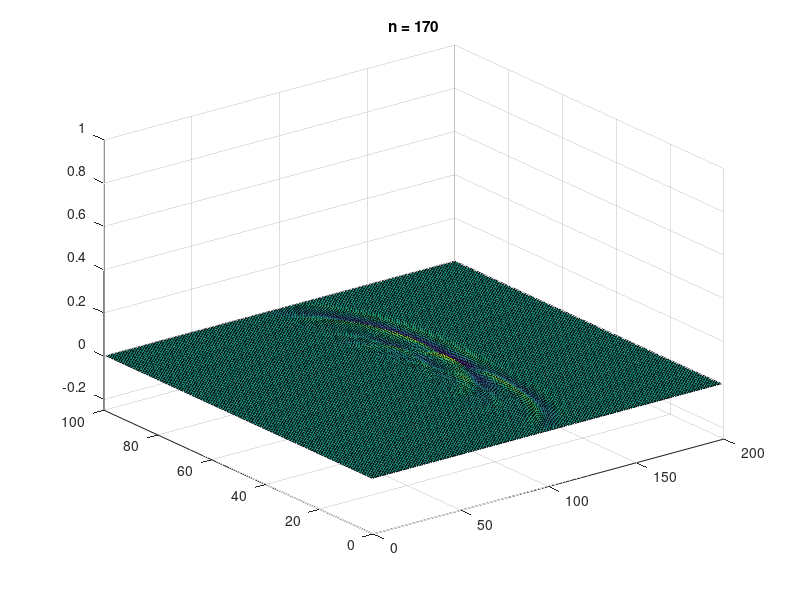
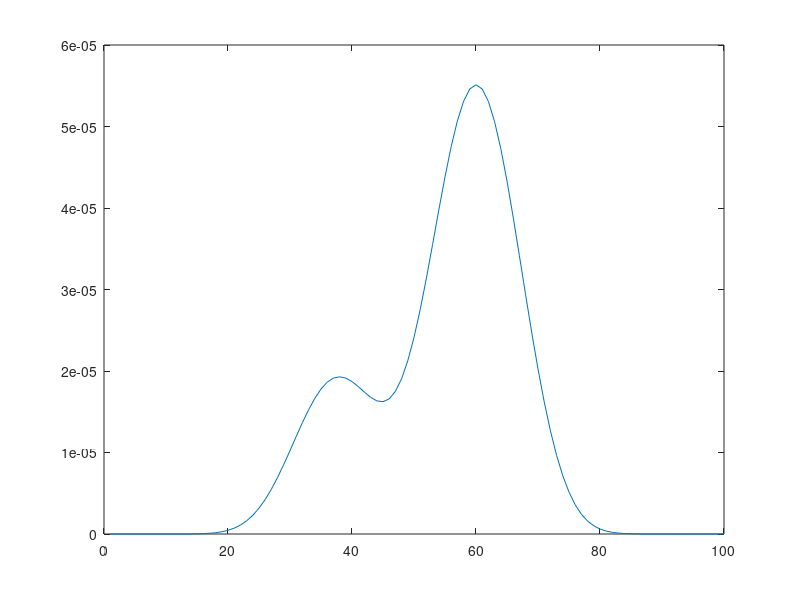

These figures' MATLAB source, in order:
% Simple finite difference solution to the 1D wave equation. Gradients in
% time and space are both calculated using a 2nd-order accurate central
% difference scheme. The initial pressure field is set to a Gaussian.
clear all
close all

% set the literals (hard-coded numbers used in the script)
Nx = 100;       % number of grid points
Ny = 200;       % number of grid points
dx = 1e-3;      % x grid spacing (m)
dy = 1e-3;      % y grid spacing (m)
c0 = 1500;      % wave speed (m/s)
Nt = 170;       % number of time steps

% create the grid axis
x = (1:Nx)*dx;
y = (1:Ny)*dy;

% set the position of the source
x_pos = (Nx/2)*dx;
y_pos = (Ny/20)*dy;


% set the size of the time step to the stability limit, where in 1D the
% stability limit is given by dt <= dx / c0
dt = dx/(c0 * (2)^(0.5));

% set the initial xave to be a gaussian
variance = (2*dx)^2;
gaussian_x = exp( -(x - x_pos).^2 / (2 * variance));
gaussian_y = exp( -(y - y_pos).^2 / (2 * variance));
p_n = gaussian_x' * gaussian_y;

% set pressure at (n - 1) to be equal to n (this implicitly sets the
% initial particle velocity to be zero)
p_nm1 = p_n;

% preallocate the pressure at (n + 1) (this is updated during the time
% loop)
p_np1 = zeros(size(p_n));

%Create a barrier at column 30 with 2 slots of width 3dx
p_np1(1:35,90) = 0; 
p_np1(40:56,90) = 0;
p_np1(65:end,90) = 0; 


% open a new figure window
figure;

out_plot = [];

% calculate pressure in a loop
for n = 1:Nt
    
    % -----------
    % CALCULATION
    % -----------
    
    % calculate the new value for the pressure
    p_np1(2:end-1,2:end-1) = (2*p_n(2:end-1,2:end-1) - p_nm1(2:end-1,2:end-1) + ...
        (c0*dt/dx)^2 * ( p_n(1:end-2,2:end-1) - 2*p_n(2:end-1,2:end-1) + p_n(3:end,2:end-1)+ ...
        p_n(2:end-1,1:end-2) - 2*p_n(2:end-1,2:end-1) + p_n(2:end-1,3:end)))*exp(n*-1e-05);
    %Ensure the barrier stays for every iteration
    p_np1(1:35,90) = 0; 
    p_np1(40:56,90) = 0;
    p_np1(65:end,90) = 0; 
    
    %Get rid of the 'rebound' wave (based on iteration - should be a more objective way of doing this)
 if n > 140
    p_np1(:,1:89) = 0;
end
        
 
    
    % copy the value at n to (n - 1)
    p_nm1 = p_n;
    
    % copy the pressure at (n + 1) to n
    p_n = p_np1;
    
    %Plot the wave at iteration n=170 on the 'screen' at y=140

   
    
    
    % -----------
    % PLOTTING
    % -----------
    
    % plot the pressure field
    %plot(p_np1, 'k-');
    surf(p_np1);
   
    % set the limits on the z-axis
    set(gca, 'ZLim', [-0.25, 1]);
    
    % add a title with the iteration number
    title(['n = ' num2str(n)]);
    
    % force the plot to update
    drawnow;
    
    % briefly pause before continuing the loop
    pause(0.01)
        
end
figure; plot(p_np1(:,140))